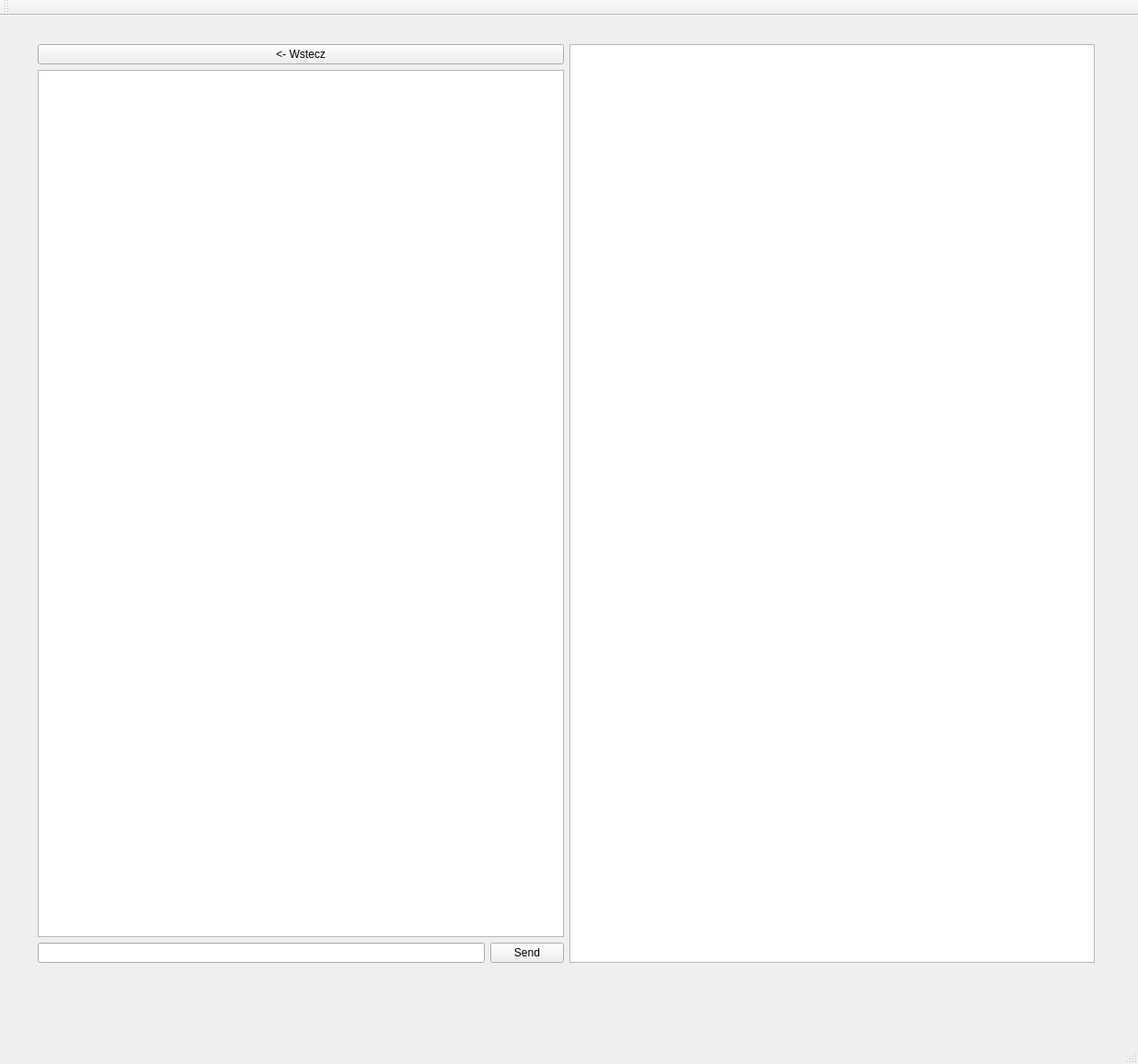
<?xml version="1.0" encoding="UTF-8"?>
<ui version="4.0">
 <class>MainWindow</class>
 <widget class="QMainWindow" name="MainWindow">
  <property name="geometry">
   <rect>
    <x>0</x>
    <y>0</y>
    <width>1237</width>
    <height>1157</height>
   </rect>
  </property>
  <property name="windowTitle">
   <string>MainWindow</string>
  </property>
  <widget class="QWidget" name="centralWidget">
   <widget class="QWidget" name="horizontalLayoutWidget">
    <property name="geometry">
     <rect>
      <x>30</x>
      <y>20</y>
      <width>1171</width>
      <height>1021</height>
     </rect>
    </property>
    <layout class="QHBoxLayout" name="horizontalLayout">
     <property name="sizeConstraint">
      <enum>QLayout::SetNoConstraint</enum>
     </property>
     <item>
      <layout class="QVBoxLayout" name="verticalLayout">
       <item>
        <widget class="QPushButton" name="backButton">
         <property name="text">
          <string>&lt;- Wstecz</string>
         </property>
        </widget>
       </item>
       <item>
        <widget class="QListView" name="listView_2"/>
       </item>
       <item>
        <layout class="QHBoxLayout" name="horizontalLayout_2">
         <item>
          <widget class="QLineEdit" name="lineEdit"/>
         </item>
         <item>
          <widget class="QPushButton" name="pushButton_2">
           <property name="text">
            <string>Send</string>
           </property>
          </widget>
         </item>
        </layout>
       </item>
      </layout>
     </item>
     <item>
      <widget class="QListView" name="fileList"/>
     </item>
    </layout>
   </widget>
  </widget>
  <widget class="QMenuBar" name="menuBar">
   <property name="geometry">
    <rect>
     <x>0</x>
     <y>0</y>
     <width>1237</width>
     <height>39</height>
    </rect>
   </property>
  </widget>
  <widget class="QToolBar" name="mainToolBar">
   <attribute name="toolBarArea">
    <enum>TopToolBarArea</enum>
   </attribute>
   <attribute name="toolBarBreak">
    <bool>false</bool>
   </attribute>
  </widget>
  <widget class="QStatusBar" name="statusBar"/>
 </widget>
 <layoutdefault spacing="6" margin="11"/>
 <resources/>
 <connections/>
</ui>
